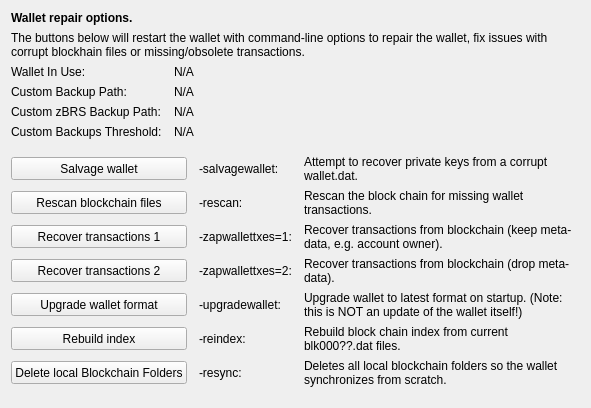
     <widget class="QWidget" name="tab_repair">
      <attribute name="title">
       <string>&amp;Wallet Repair</string>
      </attribute>
      <layout class="QGridLayout" name="gridLayout_4" columnstretch="0,0,0,0">
       <property name="horizontalSpacing">
        <number>12</number>
       </property>
       <item row="0" column="0" colspan="4">
        <widget class="QLabel" name="label_repair_header">
         <property name="font">
          <font>
           <weight>75</weight>
           <bold>true</bold>
          </font>
         </property>
         <property name="text">
          <string>Wallet repair options.</string>
         </property>
        </widget>
       </item>
       <item row="1" column="0" colspan="4">
        <widget class="QLabel" name="label_repair_helptext">
         <property name="font">
          <font>
           <weight>50</weight>
           <bold>false</bold>
          </font>
         </property>
         <property name="text">
          <string>The buttons below will restart the wallet with command-line options to repair the wallet, fix issues with corrupt blockhain files or missing/obsolete transactions.</string>
         </property>
         <property name="wordWrap">
          <bool>true</bool>
         </property>
        </widget>
       </item>
       <item row="2" column="0">
        <widget class="QLabel" name="wallet_path_label">
         <property name="text">
          <string>Wallet In Use:</string>
         </property>
        </widget>
       </item>
       <item row="2" column="1" colspan="3">
        <widget class="QLabel" name="wallet_path">
         <property name="cursor">
          <cursorShape>IBeamCursor</cursorShape>
         </property>
         <property name="text">
          <string>N/A</string>
         </property>
         <property name="textFormat">
          <enum>Qt::PlainText</enum>
         </property>
         <property name="textInteractionFlags">
          <set>Qt::LinksAccessibleByMouse|Qt::TextSelectableByKeyboard|Qt::TextSelectableByMouse</set>
         </property>
        </widget>
       </item>
       <item row="3" column="0">
        <widget class="QLabel" name="wallet_custombackuppath_label">
         <property name="text">
          <string>Custom Backup Path:</string>
         </property>
         <property name="visible">
          <bool>false</bool>
         </property>
        </widget>
       </item>
       <item row="3" column="1" colspan="3">
        <widget class="QLabel" name="wallet_custombackuppath">
         <property name="cursor">
          <cursorShape>IBeamCursor</cursorShape>
         </property>
         <property name="text">
          <string>N/A</string>
         </property>
         <property name="textFormat">
          <enum>Qt::PlainText</enum>
         </property>
         <property name="textInteractionFlags">
          <set>Qt::LinksAccessibleByMouse|Qt::TextSelectableByKeyboard|Qt::TextSelectableByMouse</set>
         </property>
         <property name="visible">
          <bool>false</bool>
         </property>
        </widget>
       </item>
       <item row="4" column="0">
        <widget class="QLabel" name="wallet_customzbrsbackuppath_label">
         <property name="text">
          <string>Custom zBRS Backup Path:</string>
         </property>
         <property name="visible">
          <bool>false</bool>
         </property>
        </widget>
       </item>
       <item row="4" column="1" colspan="3">
        <widget class="QLabel" name="wallet_customzbrsbackuppath">
         <property name="cursor">
          <cursorShape>IBeamCursor</cursorShape>
         </property>
         <property name="text">
          <string>N/A</string>
         </property>
         <property name="textFormat">
          <enum>Qt::PlainText</enum>
         </property>
         <property name="textInteractionFlags">
          <set>Qt::LinksAccessibleByMouse|Qt::TextSelectableByKeyboard|Qt::TextSelectableByMouse</set>
         </property>
         <property name="visible">
          <bool>false</bool>
         </property>
        </widget>
       </item>
       <item row="5" column="0">
        <widget class="QLabel" name="wallet_custombackupthreshold_label">
         <property name="text">
          <string>Custom Backups Threshold:</string>
         </property>
         <property name="visible">
          <bool>false</bool>
         </property>
        </widget>
       </item>
       <item row="5" column="1" colspan="3">
        <widget class="QLabel" name="wallet_custombackupthreshold">
         <property name="cursor">
          <cursorShape>IBeamCursor</cursorShape>
         </property>
         <property name="text">
          <string>N/A</string>
         </property>
         <property name="textFormat">
          <enum>Qt::PlainText</enum>
         </property>
         <property name="textInteractionFlags">
          <set>Qt::LinksAccessibleByMouse|Qt::TextSelectableByKeyboard|Qt::TextSelectableByMouse</set>
         </property>
         <property name="visible">
          <bool>false</bool>
         </property>
        </widget>
       </item>
       <item row="6" column="0">
        <spacer name="verticalSpacer_repair1">
         <property name="orientation">
          <enum>Qt::Vertical</enum>
         </property>
         <property name="sizeHint" stdset="0">
          <size>
           <width>10</width>
           <height>10</height>
          </size>
         </property>
        </spacer>
       </item>
       <item row="7" column="0" colspan="2">
        <widget class="QPushButton" name="btn_salvagewallet">
         <property name="minimumSize">
          <size>
           <width>100</width>
           <height>23</height>
          </size>
         </property>
         <property name="text">
          <string>Salvage wallet</string>
         </property>
        </widget>
       </item>
       <item row="7" column="2">
        <widget class="QLabel" name="label_repair_salvage_command">
         <property name="text">
          <string notr="true">-salvagewallet:</string>
         </property>
        </widget>
       </item>
       <item row="7" column="3">
        <widget class="QLabel" name="label_repair_salvage">
         <property name="text">
          <string>Attempt to recover private keys from a corrupt wallet.dat.</string>
         </property>
         <property name="wordWrap">
          <bool>true</bool>
         </property>
        </widget>
       </item>
       <item row="8" column="0" colspan="2">
        <widget class="QPushButton" name="btn_rescan">
         <property name="minimumSize">
          <size>
           <width>100</width>
           <height>23</height>
          </size>
         </property>
         <property name="text">
          <string>Rescan blockchain files</string>
         </property>
        </widget>
       </item>
       <item row="8" column="2">
        <widget class="QLabel" name="label_repair_rescan_command">
         <property name="text">
          <string notr="true">-rescan:</string>
         </property>
        </widget>
       </item>
       <item row="8" column="3">
        <widget class="QLabel" name="label_repair_rescan">
         <property name="text">
          <string>Rescan the block chain for missing wallet transactions.</string>
         </property>
         <property name="wordWrap">
          <bool>true</bool>
         </property>
        </widget>
       </item>
       <item row="9" column="0" colspan="2">
        <widget class="QPushButton" name="btn_zapwallettxes1">
         <property name="minimumSize">
          <size>
           <width>100</width>
           <height>23</height>
          </size>
         </property>
         <property name="text">
          <string>Recover transactions 1</string>
         </property>
        </widget>
       </item>
       <item row="9" column="2">
        <widget class="QLabel" name="label_repair_zap1_command">
         <property name="text">
          <string notr="true">-zapwallettxes=1:</string>
         </property>
        </widget>
       </item>
       <item row="9" column="3">
        <widget class="QLabel" name="label_repair_zap1">
         <property name="text">
          <string>Recover transactions from blockchain (keep meta-data, e.g. account owner).</string>
         </property>
         <property name="wordWrap">
          <bool>true</bool>
         </property>
        </widget>
       </item>
       <item row="10" column="0" colspan="2">
        <widget class="QPushButton" name="btn_zapwallettxes2">
         <property name="minimumSize">
          <size>
           <width>100</width>
           <height>23</height>
          </size>
         </property>
         <property name="text">
          <string>Recover transactions 2</string>
         </property>
        </widget>
       </item>
       <item row="10" column="2">
        <widget class="QLabel" name="label_repair_zap2_command">
         <property name="text">
          <string notr="true">-zapwallettxes=2:</string>
         </property>
        </widget>
       </item>
       <item row="10" column="3">
        <widget class="QLabel" name="label_repair_zap2">
         <property name="text">
          <string>Recover transactions from blockchain (drop meta-data).</string>
         </property>
         <property name="wordWrap">
          <bool>true</bool>
         </property>
        </widget>
       </item>
       <item row="11" column="0" colspan="2">
        <widget class="QPushButton" name="btn_upgradewallet">
         <property name="minimumSize">
          <size>
           <width>100</width>
           <height>23</height>
          </size>
         </property>
         <property name="text">
          <string>Upgrade wallet format</string>
         </property>
        </widget>
       </item>
       <item row="11" column="2">
        <widget class="QLabel" name="label_repair_upgrade_command">
         <property name="text">
          <string notr="true">-upgradewallet:</string>
         </property>
        </widget>
       </item>
       <item row="11" column="3">
        <widget class="QLabel" name="label_repair_upgrade">
         <property name="text">
          <string>Upgrade wallet to latest format on startup. (Note: this is NOT an update of the wallet itself!)</string>
         </property>
         <property name="wordWrap">
          <bool>true</bool>
         </property>
        </widget>
       </item>
       <item row="12" column="0" colspan="2">
        <widget class="QPushButton" name="btn_reindex">
         <property name="minimumSize">
          <size>
           <width>100</width>
           <height>23</height>
          </size>
         </property>
         <property name="text">
          <string>Rebuild index</string>
         </property>
        </widget>
       </item>
       <item row="12" column="2">
        <widget class="QLabel" name="label_repair_reindex_command">
         <property name="text">
          <string notr="true">-reindex:</string>
         </property>
        </widget>
       </item>
       <item row="12" column="3">
        <widget class="QLabel" name="label_repair_reindex">
         <property name="text">
          <string>Rebuild block chain index from current blk000??.dat files.</string>
         </property>
         <property name="wordWrap">
          <bool>true</bool>
         </property>
        </widget>
       </item>
       <item row="13" column="0" colspan="2">
        <widget class="QPushButton" name="btn_resync">
         <property name="minimumSize">
          <size>
           <width>100</width>
           <height>23</height>
          </size>
         </property>
         <property name="text">
          <string>Delete local Blockchain Folders</string>
         </property>
        </widget>
       </item>
       <item row="13" column="2">
        <widget class="QLabel" name="label_repair_resync_command">
         <property name="text">
          <string>-resync:</string>
         </property>
        </widget>
       </item>
       <item row="13" column="3">
        <widget class="QLabel" name="label_repair_resync">
         <property name="text">
          <string>Deletes all local blockchain folders so the wallet synchronizes from scratch.</string>
         </property>
         <property name="wordWrap">
          <bool>true</bool>
         </property>
        </widget>
       </item>
       <item row="14" column="0">
        <spacer name="verticalSpacer_repair2">
         <property name="orientation">
          <enum>Qt::Vertical</enum>
         </property>
         <property name="sizeHint" stdset="0">
          <size>
           <width>20</width>
           <height>10</height>
          </size>
         </property>
        </spacer>
       </item>
      </layout>
     </widget>
